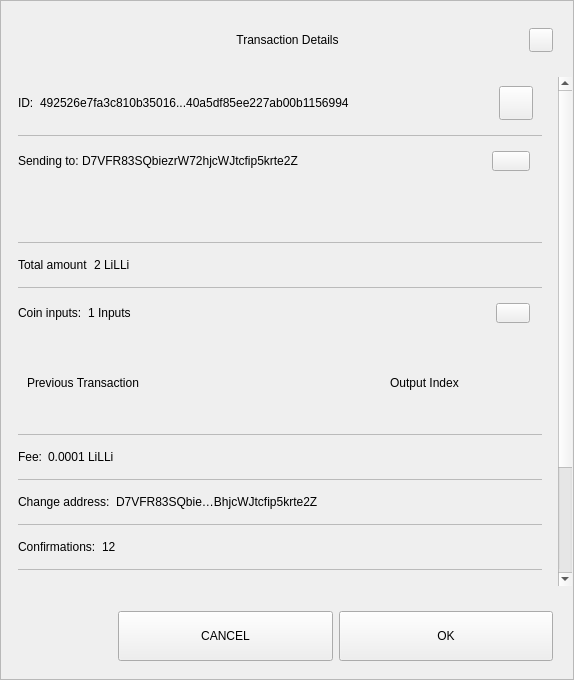
<?xml version="1.0" encoding="UTF-8"?>
<ui version="4.0">
 <class>TxDetailDialog</class>
 <widget class="QWidget" name="TxDetailDialog">
  <property name="geometry">
   <rect>
    <x>0</x>
    <y>0</y>
    <width>574</width>
    <height>680</height>
   </rect>
  </property>
  <property name="sizePolicy">
   <sizepolicy hsizetype="Preferred" vsizetype="Expanding">
    <horstretch>0</horstretch>
    <verstretch>0</verstretch>
   </sizepolicy>
  </property>
  <property name="minimumSize">
   <size>
    <width>574</width>
    <height>500</height>
   </size>
  </property>
  <property name="windowTitle">
   <string>Form</string>
  </property>
  <property name="styleSheet">
   <string notr="true"/>
  </property>
  <layout class="QVBoxLayout" name="verticalLayout_3">
   <property name="spacing">
    <number>0</number>
   </property>
   <property name="leftMargin">
    <number>0</number>
   </property>
   <property name="topMargin">
    <number>0</number>
   </property>
   <property name="rightMargin">
    <number>0</number>
   </property>
   <property name="bottomMargin">
    <number>0</number>
   </property>
   <item>
    <widget class="QFrame" name="frame">
     <property name="sizePolicy">
      <sizepolicy hsizetype="Preferred" vsizetype="Expanding">
       <horstretch>0</horstretch>
       <verstretch>0</verstretch>
      </sizepolicy>
     </property>
     <property name="styleSheet">
      <string notr="true"/>
     </property>
     <property name="frameShape">
      <enum>QFrame::StyledPanel</enum>
     </property>
     <property name="frameShadow">
      <enum>QFrame::Raised</enum>
     </property>
     <layout class="QVBoxLayout" name="verticalLayout">
      <property name="leftMargin">
       <number>0</number>
      </property>
      <property name="rightMargin">
       <number>0</number>
      </property>
      <item>
       <layout class="QHBoxLayout" name="horizontalLayout_3">
        <property name="spacing">
         <number>0</number>
        </property>
        <property name="leftMargin">
         <number>20</number>
        </property>
        <property name="topMargin">
         <number>10</number>
        </property>
        <property name="rightMargin">
         <number>20</number>
        </property>
        <item>
         <spacer name="horizontalSpacer_1">
          <property name="orientation">
           <enum>Qt::Horizontal</enum>
          </property>
          <property name="sizeHint" stdset="0">
           <size>
            <width>40</width>
            <height>20</height>
           </size>
          </property>
         </spacer>
        </item>
        <item>
         <widget class="QLabel" name="labelTitle">
          <property name="minimumSize">
           <size>
            <width>0</width>
            <height>40</height>
           </size>
          </property>
          <property name="maximumSize">
           <size>
            <width>16777215</width>
            <height>40</height>
           </size>
          </property>
          <property name="styleSheet">
           <string notr="true">padding-left:24px;</string>
          </property>
          <property name="text">
           <string>Transaction Details</string>
          </property>
          <property name="alignment">
           <set>Qt::AlignCenter</set>
          </property>
          <property name="margin">
           <number>7</number>
          </property>
         </widget>
        </item>
        <item>
         <spacer name="horizontalSpacer_2">
          <property name="orientation">
           <enum>Qt::Horizontal</enum>
          </property>
          <property name="sizeHint" stdset="0">
           <size>
            <width>40</width>
            <height>20</height>
           </size>
          </property>
         </spacer>
        </item>
        <item>
         <widget class="QPushButton" name="btnEsc">
          <property name="minimumSize">
           <size>
            <width>24</width>
            <height>24</height>
           </size>
          </property>
          <property name="maximumSize">
           <size>
            <width>24</width>
            <height>24</height>
           </size>
          </property>
          <property name="focusPolicy">
           <enum>Qt::NoFocus</enum>
          </property>
          <property name="text">
           <string/>
          </property>
         </widget>
        </item>
       </layout>
      </item>
      <item>
       <spacer name="verticalSpacer">
        <property name="orientation">
         <enum>Qt::Vertical</enum>
        </property>
        <property name="sizeType">
         <enum>QSizePolicy::Fixed</enum>
        </property>
        <property name="sizeHint" stdset="0">
         <size>
          <width>20</width>
          <height>10</height>
         </size>
        </property>
       </spacer>
      </item>
      <item>
       <widget class="QWidget" name="layoutScroll" native="true">
        <property name="minimumSize">
         <size>
          <width>0</width>
          <height>0</height>
         </size>
        </property>
        <layout class="QVBoxLayout" name="verticalLayout_4">
         <property name="leftMargin">
          <number>0</number>
         </property>
         <property name="topMargin">
          <number>0</number>
         </property>
         <property name="rightMargin">
          <number>0</number>
         </property>
         <item>
          <widget class="QScrollArea" name="scrollArea">
           <property name="styleSheet">
            <string notr="true">#scrollArea {
background:transparent;
}</string>
           </property>
           <property name="horizontalScrollBarPolicy">
            <enum>Qt::ScrollBarAlwaysOff</enum>
           </property>
           <property name="sizeAdjustPolicy">
            <enum>QAbstractScrollArea::AdjustIgnored</enum>
           </property>
           <property name="widgetResizable">
            <bool>true</bool>
           </property>
           <property name="alignment">
            <set>Qt::AlignLeading|Qt::AlignLeft|Qt::AlignTop</set>
           </property>
           <widget class="QWidget" name="scrollAreaWidgetContents">
            <property name="geometry">
             <rect>
              <x>0</x>
              <y>0</y>
              <width>556</width>
              <height>672</height>
             </rect>
            </property>
            <property name="autoFillBackground">
             <bool>false</bool>
            </property>
            <property name="styleSheet">
             <string notr="true">#scrollAreaWidgetContents {
background:transparent;
}</string>
            </property>
            <layout class="QVBoxLayout" name="verticalLayout_7">
             <property name="spacing">
              <number>0</number>
             </property>
             <property name="sizeConstraint">
              <enum>QLayout::SetDefaultConstraint</enum>
             </property>
             <property name="leftMargin">
              <number>0</number>
             </property>
             <property name="topMargin">
              <number>0</number>
             </property>
             <property name="rightMargin">
              <number>0</number>
             </property>
             <property name="bottomMargin">
              <number>0</number>
             </property>
             <item>
              <widget class="QWidget" name="content" native="true">
               <layout class="QVBoxLayout" name="verticalLayout_2">
                <property name="leftMargin">
                 <number>16</number>
                </property>
                <property name="topMargin">
                 <number>0</number>
                </property>
                <property name="rightMargin">
                 <number>16</number>
                </property>
                <item>
                 <widget class="QWidget" name="contentID" native="true">
                  <layout class="QHBoxLayout" name="horizontalLayout_12" stretch="0,1,0">
                   <property name="leftMargin">
                    <number>0</number>
                   </property>
                   <item>
                    <widget class="QLabel" name="labelId">
                     <property name="maximumSize">
                      <size>
                       <width>16777215</width>
                       <height>16777215</height>
                      </size>
                     </property>
                     <property name="text">
                      <string>ID:</string>
                     </property>
                    </widget>
                   </item>
                   <item>
                    <widget class="QLabel" name="textId">
                     <property name="text">
                      <string>492526e7fa3c810b35016...40a5df85ee227ab00b1156994</string>
                     </property>
                    </widget>
                   </item>
                   <item>
                    <widget class="QPushButton" name="pushCopy">
                     <property name="minimumSize">
                      <size>
                       <width>34</width>
                       <height>34</height>
                      </size>
                     </property>
                     <property name="maximumSize">
                      <size>
                       <width>34</width>
                       <height>34</height>
                      </size>
                     </property>
                     <property name="focusPolicy">
                      <enum>Qt::NoFocus</enum>
                     </property>
                     <property name="text">
                      <string/>
                     </property>
                     <property name="iconSize">
                      <size>
                       <width>24</width>
                       <height>24</height>
                      </size>
                     </property>
                    </widget>
                   </item>
                  </layout>
                 </widget>
                </item>
                <item>
                 <widget class="QLabel" name="labelDivider9">
                  <property name="maximumSize">
                   <size>
                    <width>16777215</width>
                    <height>1</height>
                   </size>
                  </property>
                  <property name="styleSheet">
                   <string notr="true">background-color:#bababa;</string>
                  </property>
                  <property name="text">
                   <string/>
                  </property>
                 </widget>
                </item>
                <item>
                 <widget class="QWidget" name="contentOutputs" native="true">
                  <layout class="QHBoxLayout" name="horizontalLayout_11" stretch="0,3,0">
                   <property name="spacing">
                    <number>0</number>
                   </property>
                   <property name="leftMargin">
                    <number>0</number>
                   </property>
                   <property name="rightMargin">
                    <number>12</number>
                   </property>
                   <item>
                    <widget class="QLabel" name="labelSend">
                     <property name="maximumSize">
                      <size>
                       <width>16777215</width>
                       <height>16777215</height>
                      </size>
                     </property>
                     <property name="text">
                      <string>Sending to: </string>
                     </property>
                    </widget>
                   </item>
                   <item>
                    <widget class="QLabel" name="textSend">
                     <property name="text">
                      <string>D7VFR83SQbiezrW72hjcWJtcfip5krte2Z </string>
                     </property>
                    </widget>
                   </item>
                   <item>
                    <widget class="QPushButton" name="pushOutputs">
                     <property name="minimumSize">
                      <size>
                       <width>34</width>
                       <height>20</height>
                      </size>
                     </property>
                     <property name="maximumSize">
                      <size>
                       <width>38</width>
                       <height>20</height>
                      </size>
                     </property>
                     <property name="focusPolicy">
                      <enum>Qt::NoFocus</enum>
                     </property>
                     <property name="styleSheet">
                      <string notr="true"/>
                     </property>
                     <property name="text">
                      <string/>
                     </property>
                    </widget>
                   </item>
                  </layout>
                 </widget>
                </item>
                <item>
                 <widget class="QScrollArea" name="outputsScrollArea">
                  <property name="minimumSize">
                   <size>
                    <width>0</width>
                    <height>50</height>
                   </size>
                  </property>
                  <property name="styleSheet">
                   <string notr="true">#outputsScrollArea {
background:transparent;
}</string>
                  </property>
                  <property name="widgetResizable">
                   <bool>true</bool>
                  </property>
                  <widget class="QWidget" name="container_outputs_base">
                   <property name="geometry">
                    <rect>
                     <x>0</x>
                     <y>0</y>
                     <width>522</width>
                     <height>48</height>
                    </rect>
                   </property>
                   <property name="styleSheet">
                    <string notr="true">#container_outputs_base {
background:transparent;
}</string>
                   </property>
                  </widget>
                 </widget>
                </item>
                <item>
                 <widget class="QLabel" name="labelDivider8">
                  <property name="maximumSize">
                   <size>
                    <width>16777215</width>
                    <height>1</height>
                   </size>
                  </property>
                  <property name="styleSheet">
                   <string notr="true">background-color:#bababa;</string>
                  </property>
                  <property name="text">
                   <string/>
                  </property>
                 </widget>
                </item>
                <item>
                 <widget class="QWidget" name="contentAmount" native="true">
                  <layout class="QHBoxLayout" name="horizontalLayout_4" stretch="0,1">
                   <property name="leftMargin">
                    <number>0</number>
                   </property>
                   <item>
                    <widget class="QLabel" name="labelAmount">
                     <property name="maximumSize">
                      <size>
                       <width>16777215</width>
                       <height>16777215</height>
                      </size>
                     </property>
                     <property name="text">
                      <string>Total amount</string>
                     </property>
                    </widget>
                   </item>
                   <item>
                    <widget class="QLabel" name="textAmount">
                     <property name="text">
                      <string>2 LiLLi</string>
                     </property>
                    </widget>
                   </item>
                  </layout>
                 </widget>
                </item>
                <item>
                 <widget class="QLabel" name="labelDivider6">
                  <property name="maximumSize">
                   <size>
                    <width>16777215</width>
                    <height>1</height>
                   </size>
                  </property>
                  <property name="styleSheet">
                   <string notr="true">background-color:#bababa;</string>
                  </property>
                  <property name="text">
                   <string/>
                  </property>
                 </widget>
                </item>
                <item>
                 <widget class="QWidget" name="contentInputs" native="true">
                  <layout class="QHBoxLayout" name="horizontalLayout" stretch="0,2,0">
                   <property name="leftMargin">
                    <number>0</number>
                   </property>
                   <property name="rightMargin">
                    <number>12</number>
                   </property>
                   <item>
                    <widget class="QLabel" name="labelInputs">
                     <property name="sizePolicy">
                      <sizepolicy hsizetype="Minimum" vsizetype="Preferred">
                       <horstretch>0</horstretch>
                       <verstretch>0</verstretch>
                      </sizepolicy>
                     </property>
                     <property name="maximumSize">
                      <size>
                       <width>16777215</width>
                       <height>16777215</height>
                      </size>
                     </property>
                     <property name="text">
                      <string>Coin inputs:</string>
                     </property>
                    </widget>
                   </item>
                   <item>
                    <widget class="QLabel" name="textInputs">
                     <property name="text">
                      <string>1 Inputs</string>
                     </property>
                    </widget>
                   </item>
                   <item>
                    <widget class="QPushButton" name="pushInputs">
                     <property name="maximumSize">
                      <size>
                       <width>34</width>
                       <height>20</height>
                      </size>
                     </property>
                     <property name="focusPolicy">
                      <enum>Qt::NoFocus</enum>
                     </property>
                     <property name="styleSheet">
                      <string notr="true"/>
                     </property>
                     <property name="text">
                      <string/>
                     </property>
                    </widget>
                   </item>
                  </layout>
                 </widget>
                </item>
                <item>
                 <widget class="QFrame" name="gridInputs">
                  <property name="sizePolicy">
                   <sizepolicy hsizetype="Preferred" vsizetype="MinimumExpanding">
                    <horstretch>0</horstretch>
                    <verstretch>0</verstretch>
                   </sizepolicy>
                  </property>
                  <property name="minimumSize">
                   <size>
                    <width>0</width>
                    <height>90</height>
                   </size>
                  </property>
                  <layout class="QGridLayout" name="gridLayoutInput" columnstretch="5,2" rowminimumheight="0">
                   <property name="sizeConstraint">
                    <enum>QLayout::SetMaximumSize</enum>
                   </property>
                   <property name="verticalSpacing">
                    <number>0</number>
                   </property>
                   <item row="0" column="0" alignment="Qt::AlignLeft">
                    <widget class="QLabel" name="labelTitlePrevTx">
                     <property name="text">
                      <string>Previous Transaction</string>
                     </property>
                    </widget>
                   </item>
                   <item row="0" column="1" alignment="Qt::AlignLeft">
                    <widget class="QLabel" name="labelOutputIndex">
                     <property name="text">
                      <string>Output Index</string>
                     </property>
                     <property name="alignment">
                      <set>Qt::AlignCenter</set>
                     </property>
                    </widget>
                   </item>
                  </layout>
                 </widget>
                </item>
                <item>
                 <widget class="QLabel" name="labelDivider1">
                  <property name="maximumSize">
                   <size>
                    <width>16777215</width>
                    <height>1</height>
                   </size>
                  </property>
                  <property name="styleSheet">
                   <string notr="true">background-color:#bababa;</string>
                  </property>
                  <property name="text">
                   <string/>
                  </property>
                 </widget>
                </item>
                <item>
                 <widget class="QWidget" name="contentFee" native="true">
                  <layout class="QHBoxLayout" name="horizontalLayout_7" stretch="0,1">
                   <property name="leftMargin">
                    <number>0</number>
                   </property>
                   <item>
                    <widget class="QLabel" name="labelFee">
                     <property name="maximumSize">
                      <size>
                       <width>16777215</width>
                       <height>16777215</height>
                      </size>
                     </property>
                     <property name="text">
                      <string>Fee:</string>
                     </property>
                    </widget>
                   </item>
                   <item>
                    <widget class="QLabel" name="textFee">
                     <property name="text">
                      <string>0.0001 LiLLi</string>
                     </property>
                    </widget>
                   </item>
                  </layout>
                 </widget>
                </item>
                <item>
                 <widget class="QLabel" name="labelDivider2">
                  <property name="maximumSize">
                   <size>
                    <width>16777215</width>
                    <height>1</height>
                   </size>
                  </property>
                  <property name="styleSheet">
                   <string notr="true">background-color:#bababa;</string>
                  </property>
                  <property name="text">
                   <string/>
                  </property>
                 </widget>
                </item>
                <item>
                 <widget class="QWidget" name="contentChangeAddress" native="true">
                  <layout class="QHBoxLayout" name="horizontalLayout_6" stretch="0,1">
                   <property name="leftMargin">
                    <number>0</number>
                   </property>
                   <item>
                    <widget class="QLabel" name="labelChange">
                     <property name="maximumSize">
                      <size>
                       <width>16777215</width>
                       <height>16777215</height>
                      </size>
                     </property>
                     <property name="text">
                      <string>Change address:</string>
                     </property>
                    </widget>
                   </item>
                   <item>
                    <widget class="QLabel" name="textChange">
                     <property name="text">
                      <string>D7VFR83SQbie…BhjcWJtcfip5krte2Z </string>
                     </property>
                    </widget>
                   </item>
                  </layout>
                 </widget>
                </item>
                <item>
                 <widget class="QLabel" name="labelDivider4">
                  <property name="maximumSize">
                   <size>
                    <width>16777215</width>
                    <height>1</height>
                   </size>
                  </property>
                  <property name="styleSheet">
                   <string notr="true">background-color:#bababa;</string>
                  </property>
                  <property name="text">
                   <string/>
                  </property>
                 </widget>
                </item>
                <item>
                 <widget class="QWidget" name="contentConfirmations" native="true">
                  <layout class="QHBoxLayout" name="horizontalLayout_8" stretch="0,1">
                   <property name="leftMargin">
                    <number>0</number>
                   </property>
                   <item>
                    <widget class="QLabel" name="labelConfirmations">
                     <property name="maximumSize">
                      <size>
                       <width>16777215</width>
                       <height>16777215</height>
                      </size>
                     </property>
                     <property name="text">
                      <string>Confirmations:</string>
                     </property>
                    </widget>
                   </item>
                   <item>
                    <widget class="QLabel" name="textConfirmations">
                     <property name="text">
                      <string>12</string>
                     </property>
                    </widget>
                   </item>
                  </layout>
                 </widget>
                </item>
                <item>
                 <widget class="QLabel" name="labelDivider7">
                  <property name="maximumSize">
                   <size>
                    <width>16777215</width>
                    <height>1</height>
                   </size>
                  </property>
                  <property name="styleSheet">
                   <string notr="true">background-color:#bababa;</string>
                  </property>
                  <property name="text">
                   <string/>
                  </property>
                 </widget>
                </item>
                <item>
                 <widget class="QWidget" name="contentSize" native="true">
                  <layout class="QHBoxLayout" name="horizontalLayout_9" stretch="0,1">
                   <property name="leftMargin">
                    <number>0</number>
                   </property>
                   <item>
                    <widget class="QLabel" name="labelSize">
                     <property name="maximumSize">
                      <size>
                       <width>16777215</width>
                       <height>16777215</height>
                      </size>
                     </property>
                     <property name="text">
                      <string>Size:</string>
                     </property>
                    </widget>
                   </item>
                   <item>
                    <widget class="QLabel" name="textSize">
                     <property name="text">
                      <string>2 kB</string>
                     </property>
                    </widget>
                   </item>
                  </layout>
                 </widget>
                </item>
                <item>
                 <widget class="QLabel" name="labelDivider3">
                  <property name="maximumSize">
                   <size>
                    <width>16777215</width>
                    <height>1</height>
                   </size>
                  </property>
                  <property name="styleSheet">
                   <string notr="true">background-color:#bababa;</string>
                  </property>
                  <property name="text">
                   <string/>
                  </property>
                 </widget>
                </item>
                <item>
                 <widget class="QWidget" name="contentDate" native="true">
                  <layout class="QHBoxLayout" name="horizontalLayout_5" stretch="0,1">
                   <property name="leftMargin">
                    <number>0</number>
                   </property>
                   <item>
                    <widget class="QLabel" name="labelDate">
                     <property name="maximumSize">
                      <size>
                       <width>16777215</width>
                       <height>16777215</height>
                      </size>
                     </property>
                     <property name="text">
                      <string>Date:</string>
                     </property>
                    </widget>
                   </item>
                   <item>
                    <widget class="QLabel" name="textDate">
                     <property name="text">
                      <string>May 25, 2017</string>
                     </property>
                    </widget>
                   </item>
                  </layout>
                 </widget>
                </item>
                <item>
                 <widget class="QLabel" name="labelDivider5">
                  <property name="maximumSize">
                   <size>
                    <width>16777215</width>
                    <height>1</height>
                   </size>
                  </property>
                  <property name="styleSheet">
                   <string notr="true">background-color:#bababa;</string>
                  </property>
                  <property name="text">
                   <string/>
                  </property>
                 </widget>
                </item>
                <item>
                 <widget class="QWidget" name="contentStatus" native="true">
                  <layout class="QHBoxLayout" name="horizontalLayout_10" stretch="0,1">
                   <property name="leftMargin">
                    <number>0</number>
                   </property>
                   <item>
                    <widget class="QLabel" name="labelStatus">
                     <property name="maximumSize">
                      <size>
                       <width>16777215</width>
                       <height>16777215</height>
                      </size>
                     </property>
                     <property name="text">
                      <string>Status:</string>
                     </property>
                    </widget>
                   </item>
                   <item>
                    <widget class="QLabel" name="textStatus">
                     <property name="text">
                      <string>Spendable</string>
                     </property>
                    </widget>
                   </item>
                  </layout>
                 </widget>
                </item>
                <item>
                 <spacer name="verticalSpacer_2">
                  <property name="orientation">
                   <enum>Qt::Vertical</enum>
                  </property>
                  <property name="sizeType">
                   <enum>QSizePolicy::Expanding</enum>
                  </property>
                  <property name="sizeHint" stdset="0">
                   <size>
                    <width>20</width>
                    <height>10</height>
                   </size>
                  </property>
                 </spacer>
                </item>
                <item>
                 <widget class="QLabel" name="labelWarning">
                  <property name="text">
                   <string>TextLabel</string>
                  </property>
                  <property name="alignment">
                   <set>Qt::AlignCenter</set>
                  </property>
                 </widget>
                </item>
               </layout>
              </widget>
             </item>
            </layout>
           </widget>
          </widget>
         </item>
        </layout>
       </widget>
      </item>
      <item>
       <widget class="QWidget" name="containerButtons" native="true">
        <layout class="QHBoxLayout" name="horizontalLayout1" stretch="1,2,2">
         <property name="leftMargin">
          <number>10</number>
         </property>
         <property name="rightMargin">
          <number>20</number>
         </property>
         <item>
          <spacer name="horizontalSpacer_3">
           <property name="orientation">
            <enum>Qt::Horizontal</enum>
           </property>
           <property name="sizeHint" stdset="0">
            <size>
             <width>40</width>
             <height>20</height>
            </size>
           </property>
          </spacer>
         </item>
         <item>
          <widget class="QPushButton" name="btnCancel">
           <property name="minimumSize">
            <size>
             <width>200</width>
             <height>50</height>
            </size>
           </property>
           <property name="focusPolicy">
            <enum>Qt::NoFocus</enum>
           </property>
           <property name="text">
            <string>CANCEL</string>
           </property>
          </widget>
         </item>
         <item>
          <widget class="QPushButton" name="btnSave">
           <property name="minimumSize">
            <size>
             <width>200</width>
             <height>50</height>
            </size>
           </property>
           <property name="focusPolicy">
            <enum>Qt::NoFocus</enum>
           </property>
           <property name="text">
            <string>OK</string>
           </property>
          </widget>
         </item>
        </layout>
       </widget>
      </item>
     </layout>
    </widget>
   </item>
  </layout>
 </widget>
 <resources/>
 <connections/>
</ui>
